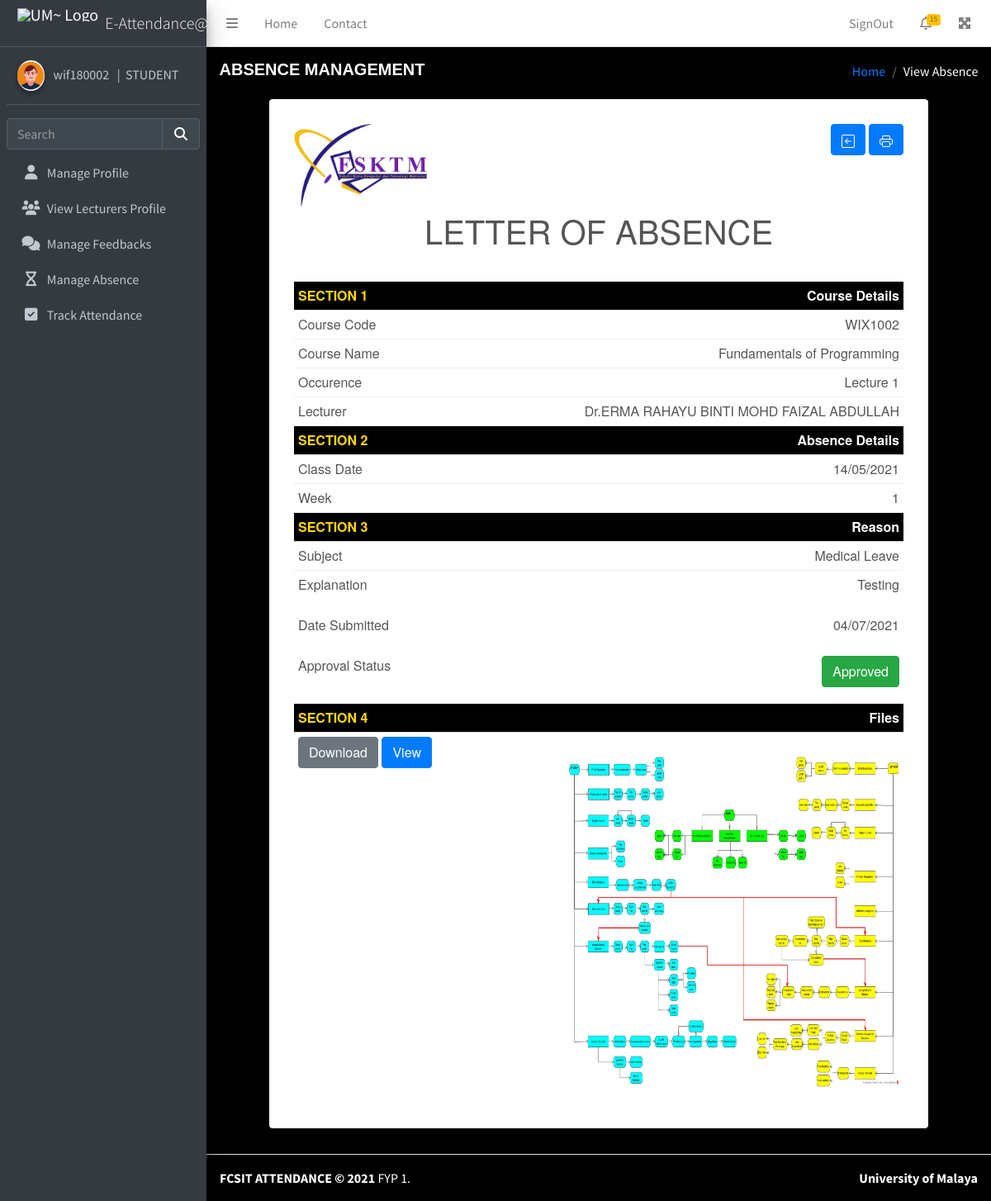
/student/absence_view.php?attendance_id=25 (signed in), run on the app's committed database.
### tables this page shows
CREATE TABLE `student_profile` (
  `acc_uname` varchar(15) NOT NULL,
  `acc_fullname` varchar(100) NOT NULL,
  `acc_email` varchar(100) NOT NULL,
  `profile_pic` varchar(100) NOT NULL,
  `course` varchar(40) NOT NULL,
  `year_study` varchar(15) NOT NULL,
  `notes` varchar(100) DEFAULT NULL,
  `mobile` varchar(15) NOT NULL,
  `priv_email` varchar(70) NOT NULL,
  `address` varchar(100) NOT NULL,
  `postcode` varchar(10) DEFAULT NULL,
  `city` varchar(30) NOT NULL,
  `state` varchar(30) NOT NULL,
  `parent_name` varchar(50) NOT NULL,
  `parent_mobile` varchar(15) NOT NULL,
  `parent_email` varchar(70) DEFAULT NULL,
  `parent_address` varchar(100) NOT NULL,
  `parent_postcode` varchar(10) NOT NULL,
  `parent_city` varchar(30) NOT NULL,
  `parent_state` varchar(30) NOT NULL
);

CREATE TABLE `access` (
  `acc_id` int(11) NOT NULL,
  `acc_uname` varchar(50) NOT NULL,
  `acc_email` varchar(50) NOT NULL,
  `acc_pass` varchar(300) NOT NULL,
  `acc_role` varchar(10) NOT NULL,
  `acc_fullname` varchar(100) NOT NULL
);

CREATE TABLE `course` (
  `courseid` int(255) NOT NULL,
  `CourseType` int(10) NOT NULL,
  `CourseCode` varchar(10) NOT NULL,
  `CourseName` varchar(255) DEFAULT NULL,
  `ClassDetail` varchar(255) DEFAULT NULL,
  `ClassDay` varchar(10) NOT NULL,
  `ClassTime` varchar(255) NOT NULL
);

CREATE TABLE `lecturer_profile` (
  `acc_uname` varchar(15) NOT NULL,
  `acc_fullname` varchar(100) NOT NULL,
  `acc_email` varchar(100) NOT NULL,
  `profile_pic` varchar(100) NOT NULL,
  `department` varchar(40) NOT NULL,
  `notes` varchar(100) DEFAULT NULL,
  `mobile` varchar(15) NOT NULL,
  `mobile_office` varchar(15) NOT NULL,
  `location` varchar(100) NOT NULL
);

CREATE TABLE `attendance_data` (
  `attendance_id` int(100) NOT NULL,
  `course_id` varchar(100) NOT NULL,
  `student_uname` varchar(15) NOT NULL,
  `lecturer_uname` varchar(15) NOT NULL,
  `date` varchar(20) NOT NULL,
  `week` varchar(20) NOT NULL,
  `attendance_status` varchar(100) NOT NULL,
  `absence_category` varchar(1000) NOT NULL,
  `absence_reason` varchar(10000) NOT NULL,
  `absence_doc` varchar(1000) NOT NULL,
  `absence_submit` varchar(20) NOT NULL,
  `absence_status` varchar(50) NOT NULL DEFAULT '0'
);

### session.php (called while the page is built, shortened)
<?php
include( 'config.php' );
$user_check = $_SESSION[ 'login_user' ];
$ses_sql = mysqli_query( $mysqli, "select acc_uname, acc_id, acc_fullname from access where acc_uname='$user_check'" );
$row = mysqli_fetch_array( $ses_sql, MYSQLI_ASSOC );
$loggedin_session = $row[ 'acc_uname' ];
?>

### student/absence_get_absenceInfo.php (called while the page is built, shortened)
<?php
$attendance_id = $_REQUEST[ 'attendance_id' ];
$sql = "SELECT * FROM attendance_data WHERE attendance_id = '$attendance_id'";
$result = mysqli_query( $mysqli, $sql );
?>
<?php
if ( mysqli_num_rows( $result ) > 0 ) {
  while ( $row = mysqli_fetch_array( $result ) ) {
    $course_id = $row[ 'course_id' ];
    $lecturer_uname = $row[ 'lecturer_uname' ];
    $date = $row[ 'date' ];
    $week = $row[ 'week' ];
    $absence_category = $row[ 'absence_category' ];
    $absence_reason = $row[ 'absence_reason' ];
    $absence_doc = $row[ 'absence_doc' ];
    $absence_submit = $row[ 'absence_submit' ];
    $absence_status = $row[ 'absence_status' ];
    ?>
<?php
$sqlts = "SELECT * FROM lecturer_profile WHERE acc_uname = '$lecturer_uname'";
$resultts = mysqli_query( $mysqli, $sqlts );
?>
<?php
if ( mysqli_num_rows( $resultts ) > 0 ) {
  while ( $row = mysqli_fetch_array( $resultts ) ) {
    $lecturer_name = $row[ "acc_fullname" ];
    ?>
<?php } } ?>
<?php
$sqlcd = "SELECT * FROM course WHERE courseid = '$course_id'";
$resultcd = mysqli_query( $mysqli, $sqlcd );
?>
<?php
if ( mysqli_num_rows( $resultcd ) > 0 ) {
  while ( $row = mysqli_fetch_array( $resultcd ) ) {
    $course_code = $row[ "CourseCode" ];
    $course_name = $row[ "CourseName" ];
    $course_occurence = $row[ "ClassDetail" ];
?>
<?php
}}}}
else {
  echo '0 results';
}
?>

### student/absence_view.php (the view, shortened to what this page needs)
<?php
include '../session.php';
include '../config.php';
?>
<?php include 'absence_get_absenceInfo.php'; ?>
<!DOCTYPE html>
<html lang="en">
<head>
<link rel="stylesheet" href="../plugins/fontawesome-free/css/all.min.css">
<link rel="stylesheet" href="https://cdn.datatables.net/1.10.24/css/jquery.dataTables.min.css">
<link rel="stylesheet" href="https://cdn.datatables.net/searchpanes/1.2.1/css/searchPanes.dataTables.min.css">
<link rel="stylesheet" href="https://cdn.datatables.net/select/1.3.3/css/select.dataTables.min.css">
<link rel="stylesheet" href="../dist/css/adminlte.min.css">
</head>
<body class="hold-transition sidebar-mini" style="background-color:black;">
<?php include 'header_student.php'; ?>
  <div class="content-wrapper">
    <section class="content-header" style="background-color: black; color:white;">
      <div class="container-fluid">
        <div class="row mb-0">
          <div class="col-sm-6">
            <h5 style="font-family:Helvetica; font-weight:bold;">ABSENCE MANAGEMENT</h5>
          </div>
          <div class="col-sm-6">
            <ol class="breadcrumb float-sm-right">
              <li class="breadcrumb-item"><a href="#">Home</a></li>
              <li class="breadcrumb-item active" style="color:white">View Absence</li>
            </ol>
          </div>
        </div>
      </div>
    </section>
    <section class="content" style="background-color:black;">
      <div class="container-fluid">
        <div class="invoice-box" style="background-color:white;">
          <table cellpadding="0" cellspacing="0">
            <tr class="top">
            <td colspan="2">
            <table>
              <tr>
                <td class="title">
              <tr>
                <h1 style="display:block; text-align:center;"></span>
                  LETTER OF ABSENCE </h1>
              </tr>
              </td>
              </tr>
            </table>
            </td>
            </tr>
            <tr class="heading">
              <td style="color:gold; font-weight:bold;"> SECTION 1 </td>
              <td> Course Details </td>
            </tr>
            <tr class="item">
              <td> Course Code </td>
              <td><?php echo $course_code; ?></td>
            </tr>
            <tr class="item">
              <td> Course Name </td>
              <td><?php echo $course_name; ?></td>
            </tr>
            <tr class="item">
              <td> Occurence </td>
              <td><?php echo $course_occurence; ?></td>
            </tr>
            <tr class="item">
              <td> Lecturer </td>
              <td><?php echo $lecturer_name; ?></td>
            </tr>
            <tr class="heading">
              <td style="color:gold; font-weight:bold;"> SECTION 2 </td>
              <td> Absence Details </td>
            </tr>
            <tr class="item">
              <td> Class Date </td>
              <td><?php echo $date; ?></td>
            </tr>
            <tr class="item">
              <td> Week </td>
              <td><?php echo $week; ?></td>
            </tr>
            <tr class="heading">
              <td style="color:gold; font-weight:bold;"> SECTION 3 </td>
              <td> Reason </td>
            </tr>
            <tr class="item">
              <td> Subject </td>
              <td><?php echo $absence_category; ?></td>
            </tr>
            <tr class="details">
              <td> Explanation </td>
              <td style="max-width : 50px;"><?php echo preg_replace('/([^\s]{30})(?=[^\s])/', '$1'.'<wbr>', $absence_reason);?></td>
            </tr>
            <tr class="details">
              <td> Date Submitted </td>
              <td><?php echo $absence_submit; ?></td>
            </tr>
            <tr class="details">
              <td> Approval Status </td>
              <td><?php
              if ( $absence_status == 1 ) {
                echo '<button class="btn btn-success">Approved</button>';
              } elseif ( $absence_status == 2 ) {
                echo '<button class="btn btn-danger">Rejected</button>';
              } elseif ( $absence_status == 3 ) {
                echo '<button class="btn btn-warning">Pending</button>';
              } elseif ( $absence_status == 0 ) {
                echo '<button class="btn btn-warning">-</button>';
              }
              ?></td>
            </tr>
            <tr class="heading">
              <td style="color:gold; font-weight:bold;"> SECTION 4 </td>
              <td> Files </td>
            </tr>
            <tr class="details" >
              <td><a href="absence_download.php?filename=<?php echo $absence_doc; ?>" title="click to download"class="btn btn-secondary">Download</a> <a href="../lecturer/absence-files/<?php echo $absence_doc;?>" target="_blank" title="click to download" class="btn btn-primary">View</a></td>
              <td><br>
                <img src="../lecturer/absence-files/<?php echo $absence_doc; ?>" alt="<?php echo $absence_doc; ?>" style="width:400px;height:400px;"></td>
            </tr>
            <div style="text-align:right;">
              <span>
              <img src="../sources/logo_letter.jpg" style="height:100px; float:left;"> <a href="absence.php" class="btn btn-primary">
              </a>
              <button class="btn btn-primary" onclick="window.print()">
              </button>
            </div>
          </table>
        </div>
      </div>
    </section>
  </div>
</body>
<footer class="main-footer" style="background-color: black; color:white;"> <strong>FCSIT ATTENDANCE &copy; 2021 </strong> FYP 1.
    <div class="float-right d-none d-sm-inline-block"> <b>University of Malaya</b> </div>
</footer>
</html>

### student/header_student.php (shortened to what this page needs)
<?php
include( "../session.php" );
?>
<?php
$queryview = "SELECT * FROM student_profile WHERE acc_uname='" . $loggedin_session . "' ";
$resultview = mysqli_query( $mysqli, $queryview )or die( mysqli_error( $mysqli ) );
$rowview = mysqli_fetch_assoc( $resultview );
$profile_pic = $rowview[ "profile_pic" ];
?>
<head>
<link rel="stylesheet" href="../plugins/fontawesome-free/css/all.min.css">
<link rel="stylesheet" href="https://code.ionicframework.com/ionicons/2.0.1/css/ionicons.min.css">
<link rel="stylesheet" href="../plugins/tempusdominus-bootstrap-4/css/tempusdominus-bootstrap-4.min.css">
<link rel="stylesheet" href="../plugins/icheck-bootstrap/icheck-bootstrap.min.css">
<link rel="stylesheet" href="../plugins/jqvmap/jqvmap.min.css">
<link rel="stylesheet" href="../dist/css/adminlte.min.css">
<link rel="stylesheet" href="../plugins/overlayScrollbars/css/OverlayScrollbars.min.css">
<link rel="stylesheet" href="../plugins/daterangepicker/daterangepicker.css">
<link rel="stylesheet" href="../plugins/summernote/summernote-bs4.min.css">
</head>
<div class="wrapper">
<nav class="main-header navbar navbar-expand navbar-white navbar-light">
  <ul class="navbar-nav">
    <li class="nav-item"> <a class="nav-link" data-widget="pushmenu" href="#" role="button"><i class="fas fa-bars"></i></a> </li>
    <li class="nav-item d-none d-sm-inline-block"> <a href="main.php" class="nav-link">Home</a> </li>
    <li class="nav-item d-none d-sm-inline-block"> <a href="#" class="nav-link">Contact</a> </li>
  </ul>
  <ul class="navbar-nav ml-auto">
    <li class="nav-item dropdown"> <a class="nav-link" href="../logout.php"> SignOut </a> </li>
    <li class="nav-item dropdown"> <a class="nav-link" data-toggle="dropdown" href="#"> <i class="far fa-bell"></i> <span class="badge badge-warning navbar-badge">15</span> </a>
    </li>
    <li class="nav-item"> <a class="nav-link" data-widget="fullscreen" href="#" role="button"> <i class="fas fa-expand-arrows-alt"></i> </a> </li>
  </ul>
</nav>
<aside class="main-sidebar sidebar-dark-primary elevation-4">
<a href="main.php" class="brand-link">
<img src="../sources/um_logo_only.png" alt="UM~ Logo" class="brand-image " style="opacity: 8"><span class="brand-text font-weight-light">E-Attendance@UM</span>
</a>
  <div class="sidebar">
    <div class="user-panel mt-3 pb-3 mb-3 d-flex">
      <div class="image"> <img src="student_profile/<?php echo $profile_pic; ?>" class="img-circle elevation-2" alt="User Image"> </div>
      <div class="info"> <a href="#" class="d-block"><?php echo $loggedin_session; ?> &nbsp; | &nbsp;STUDENT</a> </div>
    </div>
    <div class="form-inline">
      <div class="input-group" data-widget="sidebar-search">
        <input class="form-control form-control-sidebar" type="search" placeholder="Search" aria-label="Search">
        <div class="input-group-append">
          <button class="btn btn-sidebar"> <i class="fas fa-search fa-fw"></i> </button>
        </div>
      </div>
    </div>
    <nav class="mt-2">
      <ul class="nav nav-pills nav-sidebar flex-column" data-widget="treeview" role="menu" data-accordion="false">
        <li class="nav-item"> <a href="profile.php" class="nav-link"> <i class="nav-icon fa fa-user"></i>
          <p>Manage Profile</p>
          </a> </li>
        <li class="nav-item"> <a href="lecturer_browse.php" class="nav-link"> <i class="nav-icon fa fa-users"></i>
          <p>View Lecturers Profile</p>
          </a> </li>
        <li class="nav-item"> <a href="feedback.php" class="nav-link"> <i class="nav-icon fa fa-comments"></i>
          <p>Manage Feedbacks</p>
          </a> </li>
        <li class="nav-item"> <a href="absence.php" class="nav-link"> <i class="nav-icon fa fa-hourglass"></i>
          <p>Manage Absence</p>
          </a> </li>
        <li class="nav-item"> <a href="attendance.php" class="nav-link"> <i class="nav-icon fa fa-check-square"></i>
          <p>Track Attendance</p>
          </a> </li>
      </ul>
    </nav>
  </div>
</aside>

### student/absence_view.php (style rules this page uses)
.invoice-box { max-width: 800px; margin: auto; padding: 30px; margin-bottom: 30px; border: 1px solid black; border-radius: 5px; font-size: 16px; line-height: 24px; font-family: 'Helvetica Neue', 'Helvetica', Helvetica, Arial, sans-serif; color: #555; }
.invoice-box table { width: 100%; line-height: inherit; text-align: left; }
.invoice-box table td { padding: 5px; vertical-align: top; }
.invoice-box table tr td:nth-child(2) { text-align: right; }
.invoice-box table tr.top table td { padding-bottom: 20px; }
.invoice-box table tr.top table td.title { font-size: 45px; line-height: 45px; color: #333; }
.invoice-box table tr.heading td { background: black; border-bottom: 1px solid #ddd; font-weight: bold; color : white; }
.invoice-box table tr.details td { padding-bottom: 20px; }
.invoice-box table tr.item td { border-bottom: 1px solid #eee; }

### data on the page
student_profile: profile_pic (picture)
access: acc_uname "wif180002"
course: CourseCode "WIX1002", CourseName "Fundamentals of Programming", ClassDetail "Lecture 1"
lecturer_profile: acc_fullname "Dr.ERMA RAHAYU BINTI MOHD FAIZAL ABDULLAH"
attendance_data: date "14/05/2021", week "1", absence_category "Medical Leave", absence_reason "Testing", absence_submit "04/07/2021", absence_doc (picture)
